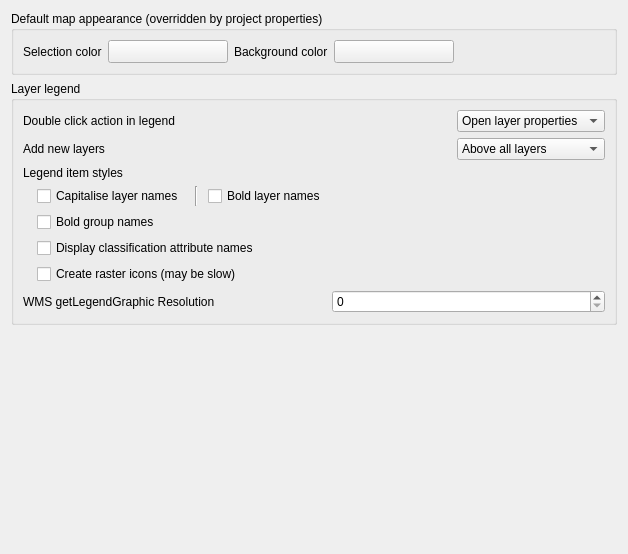
             <widget class="QWidget" name="mOptionsScrollAreaContents_06">
              <property name="geometry">
               <rect>
                <x>0</x>
                <y>0</y>
                <width>628</width>
                <height>554</height>
               </rect>
              </property>
              <layout class="QVBoxLayout" name="verticalLayout_25">
               <item>
                <widget class="QgsCollapsibleGroupBox" name="groupBox_9">
                 <property name="title">
                  <string>Default map appearance (overridden by project properties)</string>
                 </property>
                 <layout class="QGridLayout" name="gridLayout_7">
                  <item row="0" column="4">
                   <widget class="QgsColorButtonV2" name="pbnCanvasColor">
                    <property name="sizePolicy">
                     <sizepolicy hsizetype="Fixed" vsizetype="Fixed">
                      <horstretch>0</horstretch>
                      <verstretch>0</verstretch>
                     </sizepolicy>
                    </property>
                    <property name="minimumSize">
                     <size>
                      <width>120</width>
                      <height>0</height>
                     </size>
                    </property>
                    <property name="maximumSize">
                     <size>
                      <width>120</width>
                      <height>16777215</height>
                     </size>
                    </property>
                    <property name="text">
                     <string/>
                    </property>
                   </widget>
                  </item>
                  <item row="0" column="6">
                   <spacer name="horizontalSpacer_28">
                    <property name="orientation">
                     <enum>Qt::Horizontal</enum>
                    </property>
                    <property name="sizeHint" stdset="0">
                     <size>
                      <width>40</width>
                      <height>20</height>
                     </size>
                    </property>
                   </spacer>
                  </item>
                  <item row="0" column="3">
                   <widget class="QLabel" name="label">
                    <property name="sizePolicy">
                     <sizepolicy hsizetype="Maximum" vsizetype="Preferred">
                      <horstretch>0</horstretch>
                      <verstretch>0</verstretch>
                     </sizepolicy>
                    </property>
                    <property name="text">
                     <string>Background color</string>
                    </property>
                   </widget>
                  </item>
                  <item row="0" column="0">
                   <widget class="QLabel" name="textLabel1_9">
                    <property name="sizePolicy">
                     <sizepolicy hsizetype="Maximum" vsizetype="Preferred">
                      <horstretch>0</horstretch>
                      <verstretch>0</verstretch>
                     </sizepolicy>
                    </property>
                    <property name="text">
                     <string>Selection color</string>
                    </property>
                   </widget>
                  </item>
                  <item row="0" column="1">
                   <widget class="QgsColorButtonV2" name="pbnSelectionColor">
                    <property name="sizePolicy">
                     <sizepolicy hsizetype="Fixed" vsizetype="Fixed">
                      <horstretch>0</horstretch>
                      <verstretch>0</verstretch>
                     </sizepolicy>
                    </property>
                    <property name="minimumSize">
                     <size>
                      <width>120</width>
                      <height>0</height>
                     </size>
                    </property>
                    <property name="maximumSize">
                     <size>
                      <width>120</width>
                      <height>16777215</height>
                     </size>
                    </property>
                    <property name="text">
                     <string/>
                    </property>
                   </widget>
                  </item>
                 </layout>
                </widget>
               </item>
               <item>
                <widget class="QgsCollapsibleGroupBox" name="mLegendGrpBx">
                 <property name="minimumSize">
                  <size>
                   <width>0</width>
                   <height>0</height>
                  </size>
                 </property>
                 <property name="title">
                  <string>Layer legend</string>
                 </property>
                 <layout class="QVBoxLayout" name="verticalLayout_21">
                  <item>
                   <layout class="QGridLayout" name="gridLayout_19">
                    <item row="0" column="0">
                     <widget class="QLabel" name="label_15">
                      <property name="text">
                       <string>Double click action in legend</string>
                      </property>
                     </widget>
                    </item>
                    <item row="0" column="2">
                     <widget class="QComboBox" name="cmbLegendDoubleClickAction">
                      <item>
                       <property name="text">
                        <string>Open layer properties</string>
                       </property>
                      </item>
                      <item>
                       <property name="text">
                        <string>Open attribute table</string>
                       </property>
                      </item>
                     </widget>
                    </item>
                    <item row="0" column="1">
                     <spacer name="horizontalSpacer_6">
                      <property name="orientation">
                       <enum>Qt::Horizontal</enum>
                      </property>
                      <property name="sizeHint" stdset="0">
                       <size>
                        <width>40</width>
                        <height>20</height>
                       </size>
                      </property>
                     </spacer>
                    </item>
                    <item row="1" column="0">
                     <widget class="QLabel" name="label_42">
                      <property name="text">
                       <string>Add new layers</string>
                      </property>
                     </widget>
                    </item>
                    <item row="1" column="2">
                     <widget class="QComboBox" name="mComboBoxAddLayerMode">
                      <item>
                       <property name="text">
                        <string>Above all layers</string>
                       </property>
                      </item>
                      <item>
                       <property name="text">
                        <string>Above active layer</string>
                       </property>
                      </item>
                     </widget>
                    </item>
                    <item row="1" column="1">
                     <spacer name="horizontalSpacer_47">
                      <property name="orientation">
                       <enum>Qt::Horizontal</enum>
                      </property>
                      <property name="sizeHint" stdset="0">
                       <size>
                        <width>40</width>
                        <height>20</height>
                       </size>
                      </property>
                     </spacer>
                    </item>
                   </layout>
                  </item>
                  <item>
                   <layout class="QGridLayout" name="gridLayout_3">
                    <item row="1" column="2">
                     <widget class="Line" name="line_4">
                      <property name="minimumSize">
                       <size>
                        <width>12</width>
                        <height>0</height>
                       </size>
                      </property>
                      <property name="orientation">
                       <enum>Qt::Vertical</enum>
                      </property>
                     </widget>
                    </item>
                    <item row="1" column="0">
                     <spacer name="horizontalSpacer_34">
                      <property name="orientation">
                       <enum>Qt::Horizontal</enum>
                      </property>
                      <property name="sizeType">
                       <enum>QSizePolicy::Fixed</enum>
                      </property>
                      <property name="sizeHint" stdset="0">
                       <size>
                        <width>8</width>
                        <height>1</height>
                       </size>
                      </property>
                     </spacer>
                    </item>
                    <item row="1" column="1">
                     <widget class="QCheckBox" name="capitaliseCheckBox">
                      <property name="sizePolicy">
                       <sizepolicy hsizetype="Maximum" vsizetype="Fixed">
                        <horstretch>0</horstretch>
                        <verstretch>0</verstretch>
                       </sizepolicy>
                      </property>
                      <property name="text">
                       <string>Capitalise layer names</string>
                      </property>
                     </widget>
                    </item>
                    <item row="1" column="3">
                     <widget class="QCheckBox" name="mLegendLayersBoldChkBx">
                      <property name="sizePolicy">
                       <sizepolicy hsizetype="Minimum" vsizetype="Fixed">
                        <horstretch>0</horstretch>
                        <verstretch>0</verstretch>
                       </sizepolicy>
                      </property>
                      <property name="text">
                       <string>Bold layer names</string>
                      </property>
                     </widget>
                    </item>
                    <item row="3" column="1" colspan="3">
                     <widget class="QCheckBox" name="cbxLegendClassifiers">
                      <property name="text">
                       <string>Display classification attribute names</string>
                      </property>
                     </widget>
                    </item>
                    <item row="2" column="1" colspan="3">
                     <widget class="QCheckBox" name="mLegendGroupsBoldChkBx">
                      <property name="text">
                       <string>Bold group names</string>
                      </property>
                     </widget>
                    </item>
                    <item row="4" column="1" colspan="3">
                     <widget class="QCheckBox" name="cbxCreateRasterLegendIcons">
                      <property name="text">
                       <string>Create raster icons (may be slow)</string>
                      </property>
                     </widget>
                    </item>
                    <item row="0" column="0" colspan="4">
                     <widget class="QLabel" name="label_53">
                      <property name="sizePolicy">
                       <sizepolicy hsizetype="Minimum" vsizetype="Preferred">
                        <horstretch>0</horstretch>
                        <verstretch>0</verstretch>
                       </sizepolicy>
                      </property>
                      <property name="text">
                       <string>Legend item styles</string>
                      </property>
                     </widget>
                    </item>
                   </layout>
                  </item>
                  <item>
                   <layout class="QHBoxLayout" name="horizontalLayout_34">
                    <item>
                     <widget class="QLabel" name="label_58">
                      <property name="text">
                       <string>WMS getLegendGraphic Resolution</string>
                      </property>
                     </widget>
                    </item>
                    <item>
                     <spacer name="horizontalSpacer_39">
                      <property name="orientation">
                       <enum>Qt::Horizontal</enum>
                      </property>
                      <property name="sizeType">
                       <enum>QSizePolicy::Preferred</enum>
                      </property>
                      <property name="sizeHint" stdset="0">
                       <size>
                        <width>30</width>
                        <height>20</height>
                       </size>
                      </property>
                     </spacer>
                    </item>
                    <item>
                     <widget class="QSpinBox" name="mLegendGraphicResolutionSpinBox">
                      <property name="toolTip">
                       <string extracomment="MAP_RESOLUTION or DPI value overloading getMap default value (set 0 to use default)"/>
                      </property>
                      <property name="whatsThis">
                       <string extracomment="MAP_RESOLUTION or DPI value overloading getMap default value (set 0 to use default)"/>
                      </property>
                      <property name="minimum">
                       <number>0</number>
                      </property>
                      <property name="maximum">
                       <number>1000000</number>
                      </property>
                     </widget>
                    </item>
                   </layout>
                  </item>
                 </layout>
                </widget>
               </item>
               <item>
                <spacer>
                 <property name="orientation">
                  <enum>Qt::Vertical</enum>
                 </property>
                 <property name="sizeHint" stdset="0">
                  <size>
                   <width>20</width>
                   <height>40</height>
                  </size>
                 </property>
                </spacer>
               </item>
              </layout>
             </widget>
